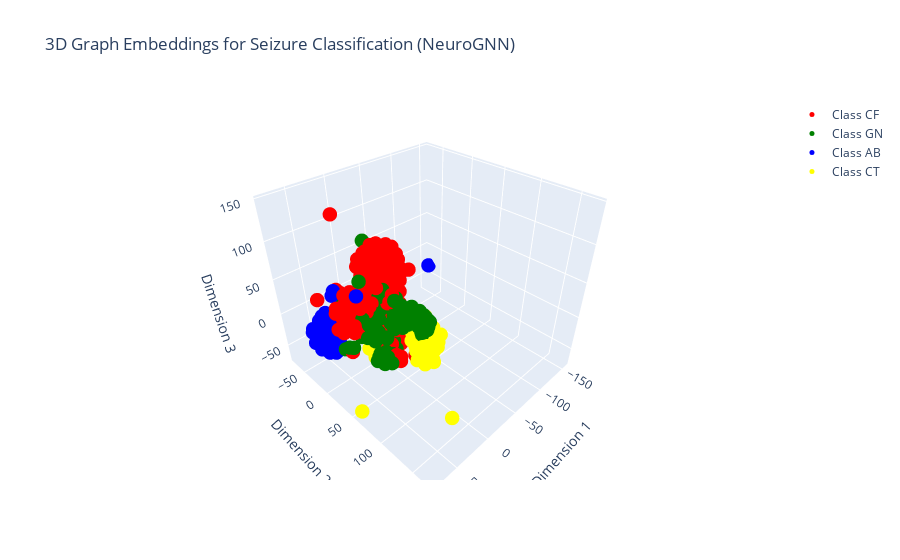

Notebook cell for this chart:
### Code cell
viz_graph_embs_3d_interactive(graph_embeddings_all_classes_neurognn, title='3D Graph Embeddings for Seizure Classification (NeuroGNN)', save_name='3d_neurognn_tsne_graph_embeddings')
